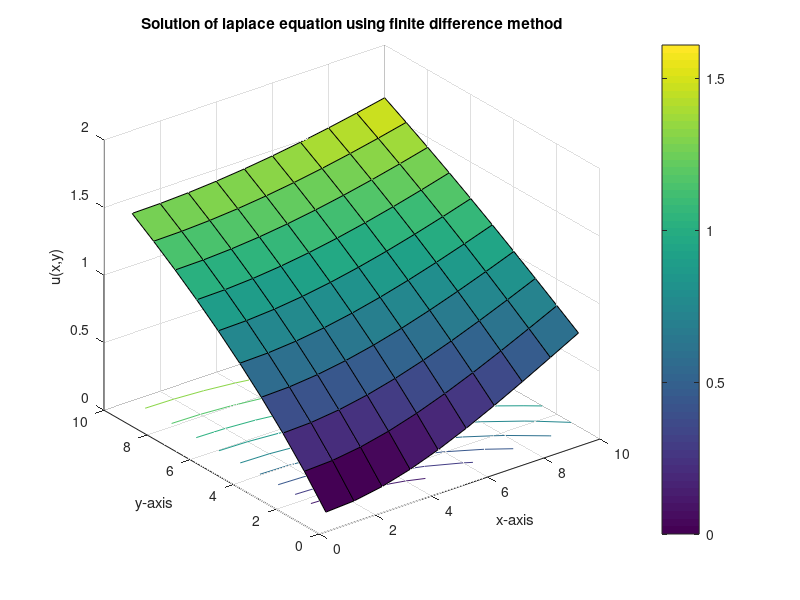
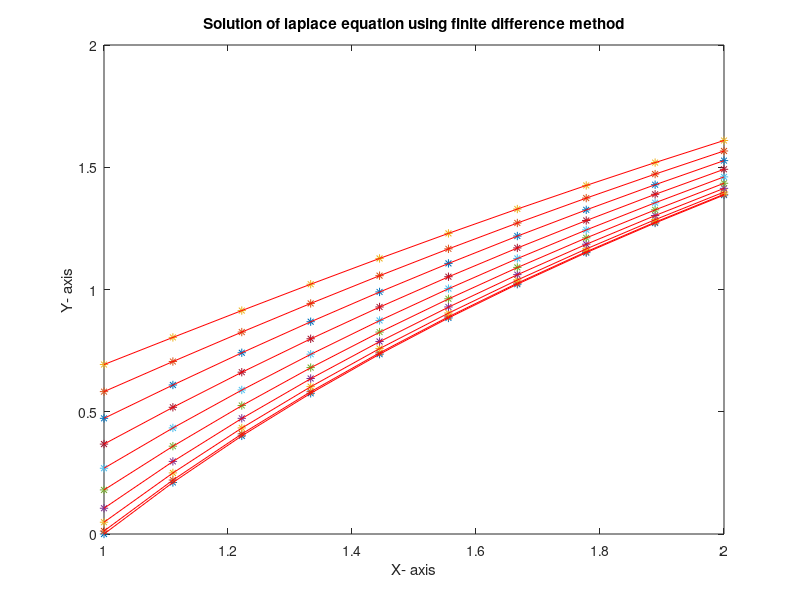

Source code (MATLAB) for these figures, in order:
    % Approximate the solution of the Laplace equation
    %
    % d^2u/dx^2 + d^2u/dy^2 = 0,   1 < x < 2,  0 < y < 1
    %
    % subject to the conditions
    % u(x,0) = 2*ln(x)          and   u(x,1) = ln(x^2 + 1),   1 <= x <= 2
    % u(1,y) = ln(y^2 + 1)      and   u(2,y) = ln(y^2 + 4),   0 <= y <= 1
    %
    % using the finite difference algorithm, and compare the result to the
    % actual solution
    % u(x,y) = ln(x^2 + y^2)

    function laplace1
    clc
    clear all
    clf
    n=10;
    m=10;
    a=1;
    b=2;
    c=0;
    d=1;
    u=zeros(n,m);
    x=linspace(a,b,n);
    y=linspace(c,d,m);
    for i=1:n
        u(i,1)=2*log(x(i));
        u(i,m)=log(x(i)^2+1);
    end
    for j=2:m
        u(1,j)=log(y(j)^2+1);
        u(n,j)=log(y(j)^2+4);
    end
    for i=1:n
        for j=1:m
            t(i,j)=0.0001;
        end
    end
    for k=1:1000
        temp1=u';
        for i=2:n-1
            for j=2:m-1
                u(i,j)=(u(i+1,j)+u(i-1,j)+u(i,j+1)+u(i,j-1))/4;
            end
        end
        temp2=u';
        if (abs(temp1-temp2)) <t
            u'
            k
            break;
        end
    end
    figure(1)
    clf
    surfc(u);
    colorbar
    grid on
    xlabel('x-axis');
    ylabel('y-axis');
    zlabel('u(x,y)');
    title('Solution of laplace equation using finite difference method')
    for i=1:n
        for j=1:m
            z(i,j)=f(x(i),y(j));
        end
    end
    figure(2)
    plot(x,z,'*')
    hold on
    plot(x,u(:,:),'r')
    xlabel('X- axis')
    ylabel('Y- axis')
    title('Solution of laplace equation using finite difference method')
    function z=f(x,y)
    z=log(x^2+y^2);
